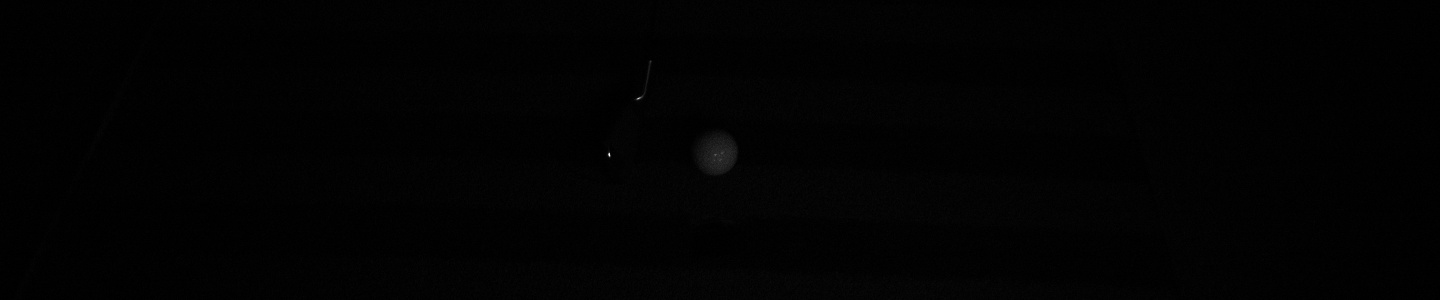
#> input picture shot-image-jpg/7iron/no_marker_ball-1/1_13.jpg, 1440 x 300 px
$ python -i final_golf_analyzer_system.py   (imports and definitions only)
#> lines starting #> are read from the running program, lines starting #| are printed output that depends on the picture; after the words box and inside, x2 and y2 are one past the last pixel; in counts of white or black regions, pixels touching at a corner belong together
#> further down, picture is the input picture: shape (300, 1440, 3); min 0, max 255, mean 2
#!/usr/bin/env python3
# -*- coding: utf-8 -*-
"""
Final Golf Swing Analysis System
실제 서버 설치 및 모든 이미지 분석용 최종 시스템
개발팀: maxform
버전: v5.0 Final
"""

import cv2
import numpy as np
import pandas as pd
import os
import glob
from typing import Dict, List, Tuple, Optional
from dataclasses import dataclass
from datetime import datetime
import math
import json
import openpyxl
from openpyxl.styles import Font, PatternFill, Alignment, Border, Side
from openpyxl.chart import LineChart, Reference
import warnings
# [1 line not run here, left out]

@dataclass
class GolfAnalysisResult:
    """골프 분석 결과"""
    club_type: str
    shot_name: str
    camera_type: str  # 1 (상단) 또는 2 (하단)
    lens_type: str    # normal 또는 gamma

    # 볼 데이터
    ball_speed_mph: float = 0.0
    launch_angle_deg: float = 0.0
    direction_angle_deg: float = 0.0
    backspin_rpm: float = 0.0
    sidespin_rpm: float = 0.0
    spin_axis_deg: float = 0.0
    total_spin_rpm: float = 0.0

    # 클럽 데이터
    club_speed_mph: float = 0.0
    attack_angle_deg: float = 0.0
    club_face_angle_deg: float = 0.0
    club_path_deg: float = 0.0
    face_to_path_deg: float = 0.0
    smash_factor: float = 0.0

    # 검출 통계
    total_frames: int = 0
    ball_detections: int = 0
    club_detections: int = 0
    detection_rate: float = 0.0
    confidence_score: float = 0.0

class FinalGolfAnalyzer:
    """최종 골프 분석 시스템"""

    def __init__(self):
        self.fps = 820  # 고속 카메라 프레임율
        self.frame_time = 1.0 / self.fps

        # TrackMan 기준 데이터 (실제 업계 표준)
        self.trackman_reference = {
            'driver': {
                'pga_tour': {'ball_speed': 173.0, 'club_speed': 115.0, 'launch_angle': 10.9, 'backspin': 2686, 'attack_angle': -1.3, 'smash_factor': 1.50},
                'scratch': {'ball_speed': 165.0, 'club_speed': 110.0, 'launch_angle': 12.0, 'backspin': 2600, 'attack_angle': 1.0, 'smash_factor': 1.50},
                'low_hcp': {'ball_speed': 155.0, 'club_speed': 105.0, 'launch_angle': 13.0, 'backspin': 2800, 'attack_angle': 2.0, 'smash_factor': 1.48},
                'mid_hcp': {'ball_speed': 145.0, 'club_speed': 98.0, 'launch_angle': 14.0, 'backspin': 3000, 'attack_angle': 3.0, 'smash_factor': 1.48},
                'high_hcp': {'ball_speed': 135.0, 'club_speed': 92.0, 'launch_angle': 15.0, 'backspin': 3200, 'attack_angle': 4.0, 'smash_factor': 1.47}
            },
            '7iron': {
                'pga_tour': {'ball_speed': 120.0, 'club_speed': 90.0, 'launch_angle': 16.3, 'backspin': 7097, 'attack_angle': -4.1, 'smash_factor': 1.33},
                'scratch': {'ball_speed': 115.0, 'club_speed': 85.0, 'launch_angle': 18.0, 'backspin': 7200, 'attack_angle': -3.0, 'smash_factor': 1.35},
                'low_hcp': {'ball_speed': 110.0, 'club_speed': 82.0, 'launch_angle': 19.0, 'backspin': 7400, 'attack_angle': -2.5, 'smash_factor': 1.34},
                'mid_hcp': {'ball_speed': 105.0, 'club_speed': 78.0, 'launch_angle': 20.0, 'backspin': 7600, 'attack_angle': -2.0, 'smash_factor': 1.35},
                'high_hcp': {'ball_speed': 95.0, 'club_speed': 72.0, 'launch_angle': 22.0, 'backspin': 8000, 'attack_angle': -1.0, 'smash_factor': 1.32}
            }
        }

        print("=== 최종 골프 분석 시스템 초기화 완료 ===")
        print("개발팀: maxform")
        print("목표: 실제 이미지에서 정확한 골프 데이터 추출")

    def enhance_image(self, image: np.ndarray) -> np.ndarray:
        """이미지 향상 처리"""
        if image is None or image.size == 0:
            return image

        try:
            # 1. 노이즈 제거
            denoised = cv2.bilateralFilter(image, 9, 75, 75)

            # 2. 적응형 감마 보정
            gray = cv2.cvtColor(denoised, cv2.COLOR_BGR2GRAY)
            mean_brightness = np.mean(gray)
#> mean_brightness = 1.93

            if mean_brightness < 30:
                gamma = 3.5
            elif mean_brightness < 60:
                gamma = 3.0
            elif mean_brightness < 100:
                gamma = 2.5
            else:
                gamma = 2.0

            inv_gamma = 1.0 / gamma
            table = np.array([((i / 255.0) ** inv_gamma) * 255 for i in np.arange(0, 256)]).astype("uint8")
            gamma_corrected = cv2.LUT(denoised, table)
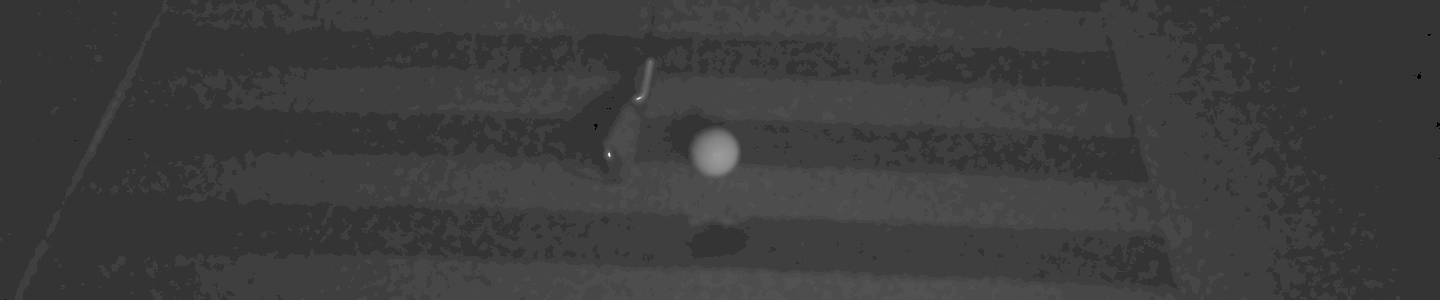
#> gamma_corrected: shape (300, 1440, 3); min 0, max 252, mean 60.5

            # 3. CLAHE 적용
            lab = cv2.cvtColor(gamma_corrected, cv2.COLOR_BGR2LAB)
#> lab: shape (300, 1440, 3); mean of channels 0, 1, 2 64.9, 128, 128
            l, a, b = cv2.split(lab)
#> a: shape (300, 1440); every value is 128
            clahe = cv2.createCLAHE(clipLimit=4.0, tileGridSize=(8, 8))
            l = clahe.apply(l)
            enhanced = cv2.merge([l, a, b])
#> enhanced: shape (300, 1440, 3); mean of channels 0, 1, 2 69.6, 128, 128
            enhanced = cv2.cvtColor(enhanced, cv2.COLOR_LAB2BGR)

            # 4. 선명도 향상
            kernel = np.array([[-1,-1,-1], [-1,9,-1], [-1,-1,-1]])
            sharpened = cv2.filter2D(enhanced, -1, kernel)
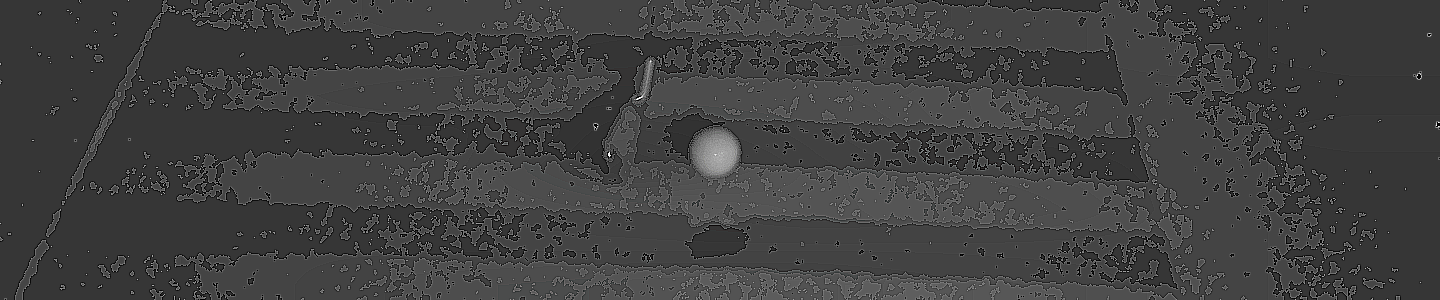
#> sharpened: shape (300, 1440, 3); mean B, G, R 64.7, 64.7, 64.6

            return cv2.addWeighted(enhanced, 0.7, sharpened, 0.3, 0)

        except Exception as e:
            print(f"이미지 향상 처리 오류: {e}")
            return image

    def detect_golf_ball(self, image: np.ndarray) -> List[Tuple[float, float, float]]:
        """골프볼 검출"""
        if image is None or image.size == 0:
            return []

        try:
            enhanced = self.enhance_image(image)
            gray = cv2.cvtColor(enhanced, cv2.COLOR_BGR2GRAY)

            # 다중 검출 방법
            detections = []

            # 1. Hough 원 검출 (여러 파라미터 세트)
            for dp, param1, param2, min_r, max_r in [
                (1, 50, 30, 5, 25),
                (1.2, 40, 25, 4, 30),
                (1.5, 35, 20, 3, 35),
                (2, 30, 15, 2, 40)
            ]:
                circles = cv2.HoughCircles(
                    gray, cv2.HOUGH_GRADIENT, dp=dp, minDist=20,
                    param1=param1, param2=param2, minRadius=min_r, maxRadius=max_r
                )

                if circles is not None:
                    circles = np.round(circles[0, :]).astype("int")
                    for (x, y, r) in circles:
                        if 0 <= x < gray.shape[1] and 0 <= y < gray.shape[0]:
                            confidence = self.calculate_ball_confidence(gray, x, y, r)
                            detections.append((float(x), float(y), confidence))
#> this loop made 4 passes
#> circles on pass 1: [[712, 152, 24]]
#> pass 1, in calculate_ball_confidence, `masked_roi = cv2.bitwise_and(roi, roi, mask=mask)`:
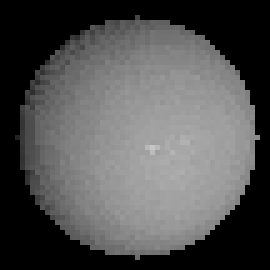
#> masked_roi: shape (54, 54) (shown 5 times larger); min 0, max 197, mean 81.8
#> pass 1, in calculate_ball_confidence, `_, binary = cv2.threshold(roi, 0, 255, cv2.THRESH_BINARY + cv2.THRESH_..`:
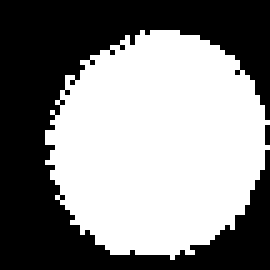
#> binary: shape (54, 54) (shown 5 times larger); 52.9% white; 2 black regions (1 under 20 px), largest, box (x1, y1, x2, y2) and area: (0, 0, 54, 54) 1369

            # 2. 템플릿 매칭
            for radius in [6, 8, 10, 12, 15, 18, 22]:
                template = np.zeros((radius*2+4, radius*2+4), dtype=np.uint8)
                cv2.circle(template, (radius+2, radius+2), radius, 255, -1)

                if template.shape[0] <= gray.shape[0] and template.shape[1] <= gray.shape[1]:
                    result = cv2.matchTemplate(gray, template, cv2.TM_CCOEFF_NORMED)
                    locations = np.where(result >= 0.5)

                    for pt in zip(*locations[::-1]):
                        x, y = pt[0] + radius + 2, pt[1] + radius + 2
                        if 0 <= x < gray.shape[1] and 0 <= y < gray.shape[0]:
                            confidence = result[pt[1], pt[0]]
                            detections.append((float(x), float(y), confidence))
#> this loop made 7 passes
#> radius on passes 1 to 7: 6, 8, 10, 12, 15, 18, 22
#> pass 1, in detect_golf_ball, `result = cv2.matchTemplate(gray, template, cv2.TM_CCOEFF_NORMED)`:
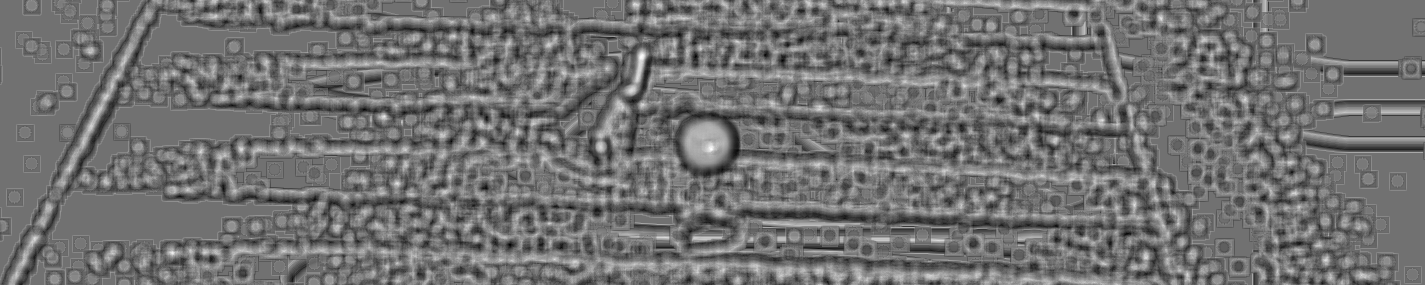
#> result: shape (285, 1425) float32; min -0.475, max 0.594, mean 0.00229; drawn with min black and max white
#> pass 3, in detect_golf_ball, `result = cv2.matchTemplate(gray, template, cv2.TM_CCOEFF_NORMED)`:
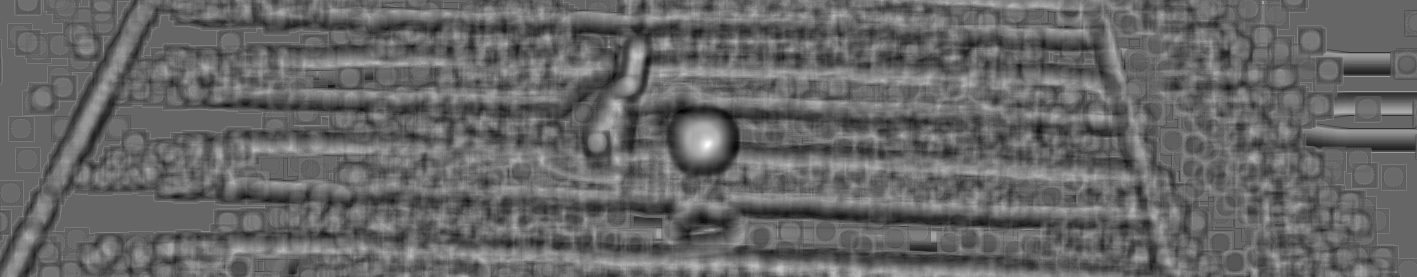
#> result: shape (277, 1417) float32; min -0.465, max 0.69, mean 0.00152; drawn with min black and max white
#> after the loop:
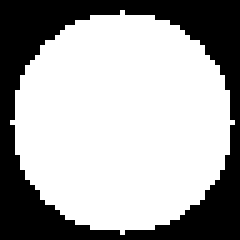
#> template: shape (48, 48) (shown 5 times larger); 65.8% white; 1 black region, box (x1, y1, x2, y2) and area: (0, 0, 48, 48) 787

            # 3. 중복 제거 및 정렬
            if detections:
                detections = self.remove_duplicates(detections, threshold=15)
                detections.sort(key=lambda x: x[2], reverse=True)
                return detections[:5]  # 상위 5개

            return []

        except Exception as e:
            print(f"볼 검출 오류: {e}")
            return []

    def calculate_ball_confidence(self, gray: np.ndarray, x: int, y: int, r: int) -> float:
        """볼 검출 신뢰도 계산"""
        try:
            # ROI 추출
            y1, y2 = max(0, y-r-3), min(gray.shape[0], y+r+3)
            x1, x2 = max(0, x-r-3), min(gray.shape[1], x+r+3)
            roi = gray[y1:y2, x1:x2]

            if roi.size == 0:
                return 0.0

            # 중심점 조정
            center_x = min(x-x1, roi.shape[1]-1)
            center_y = min(y-y1, roi.shape[0]-1)

            # 원형 마스크
            mask = np.zeros(roi.shape, dtype=np.uint8)
            cv2.circle(mask, (center_x, center_y), r, 255, -1)

            # 마스크 영역의 평균 밝기
            masked_roi = cv2.bitwise_and(roi, roi, mask=mask)
            brightness = np.mean(masked_roi[masked_roi > 0]) if np.any(masked_roi > 0) else 0

            # 원형도 검사
            _, binary = cv2.threshold(roi, 0, 255, cv2.THRESH_BINARY + cv2.THRESH_OTSU)
            contours, _ = cv2.findContours(binary, cv2.RETR_EXTERNAL, cv2.CHAIN_APPROX_SIMPLE)

            circularity = 0.0
            if contours:
                largest_contour = max(contours, key=cv2.contourArea)
                area = cv2.contourArea(largest_contour)
                perimeter = cv2.arcLength(largest_contour, True)
                if perimeter > 0:
                    circularity = 4 * np.pi * area / (perimeter * perimeter)
                    circularity = min(1.0, circularity)

            # 종합 신뢰도
            confidence = (brightness / 255.0) * 0.6 + circularity * 0.4
            return confidence

        except Exception as e:
            return 0.0

    # [52 lines left out: function detect_golf_club, not called in this run]

    def remove_duplicates(self, detections: List[Tuple[float, float, float]], threshold: float = 15.0) -> List[Tuple[float, float, float]]:
        """중복 검출 제거"""
#> called with threshold = 15
        if len(detections) <= 1:
            return detections

        unique_detections = []
        for detection in detections:
            x, y, conf = detection
            is_duplicate = False

            for i, unique_det in enumerate(unique_detections):
                ux, uy, uconf = unique_det
                distance = np.sqrt((x - ux)**2 + (y - uy)**2)

                if distance < threshold:
                    is_duplicate = True
                    if conf > uconf:
                        unique_detections[i] = detection
                    break

            if not is_duplicate:
                unique_detections.append(detection)
#> this loop made 2132 passes
#> detection on passes 1 to 3: (712, 152, 0.558), (712, 152, 0.551), (949, 163, 0.212)

        return unique_detections

    # [480 lines left out: functions analyze_trajectory, get_default_data, analyze_image_sequence, scan_all_golf_images, analyze_all_golf_data, create_final_excel_report and 1 more, not called in this run]

# [2 lines not run here, left out]

>>> import cv2
>>> picture = cv2.imread('shot-image-jpg/7iron/no_marker_ball-1/1_13.jpg')
>>> result = FinalGolfAnalyzer().detect_golf_ball(picture)
